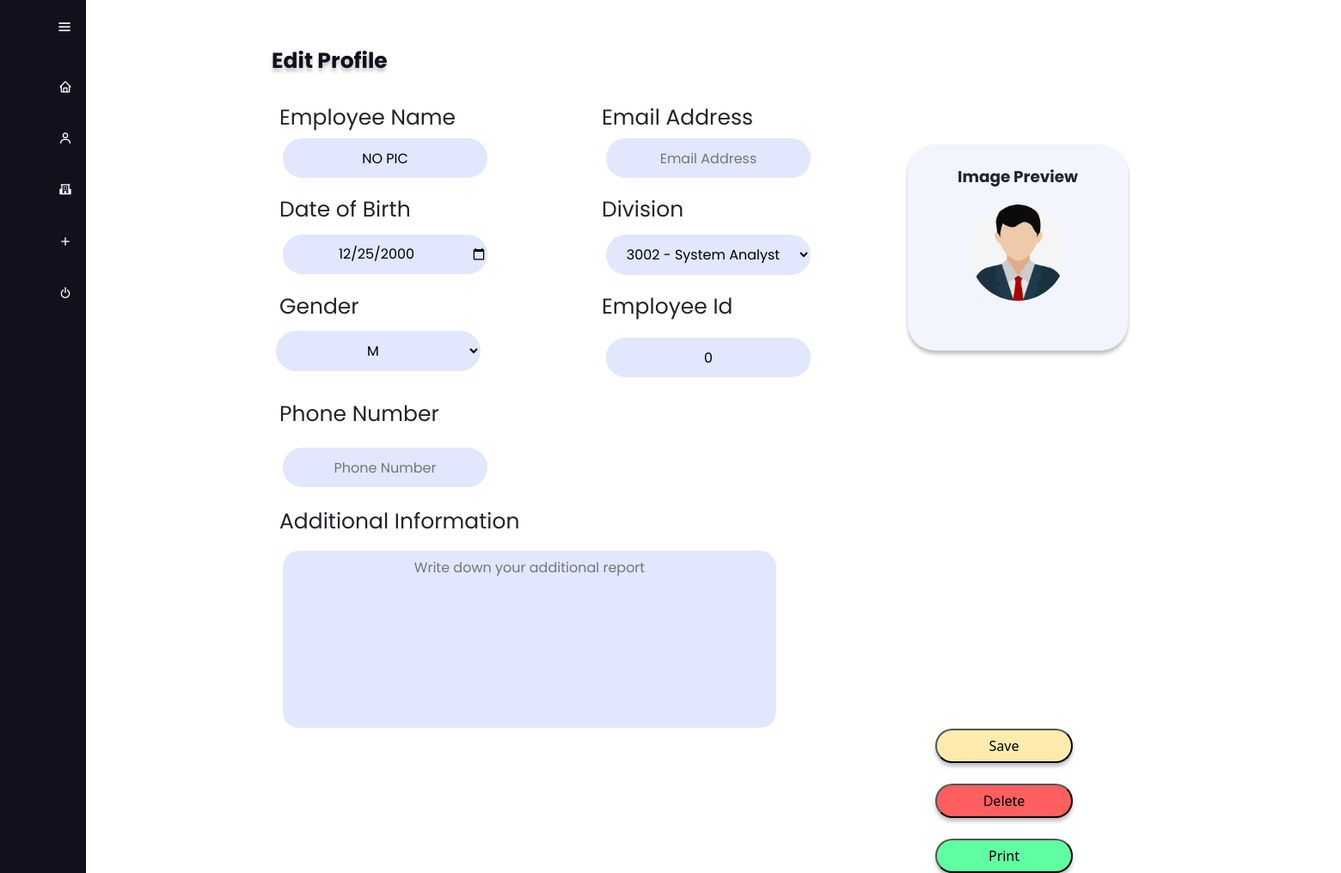
/pages/admin/edit-profile.php, run on the app's committed database.
### tables this page shows
CREATE TABLE Employee
(
    employee_id int NOT NULL,
    employee_name varchar(100) NOT NULL,
    employee_email varchar(255),
    employee_phone_no varchar(20),
    sex varchar(1) NOT NULL,
    date_of_birth date NOT NULL,
    division_id int NOT NULL,
    employee_photo varchar(255),
	additional_info text,
    PRIMARY KEY(employee_id),
    FOREIGN KEY(division_id) REFERENCES Division(division_id)
);

### pages/admin/edit-profile.php (the view, shortened to what this page needs)
<?php
include '../../modules/functions.php';
$empid = 0;
$readQuery = "SELECT * FROM employee WHERE employee_id = $empid";
$res = mysqli_query($con, $readQuery);
if(mysqli_num_rows($res) > 0) {
    $res = mysqli_fetch_assoc($res);
}
$empName = $res['employee_name'];
$empGen = $res['sex'];
$empDob = $res['date_of_birth'];
$empDiv = $res['division_id'];
$empPic = $res['employee_photo'];
$empEmail = $res['employee_email'];
$empPhone = $res['employee_phone_no'];
$additionalInfo = $res['additional_info'];
$readQuery = "SELECT division_name FROM division WHERE division_id=$empDiv";
$res = mysqli_query($con,$readQuery);
$data = mysqli_fetch_assoc($res);
$divName = $data['division_name'];
?>
<!DOCTYPE html>
<html lang="en">
<head>
    <link rel="stylesheet" href="../../assets/css/edit-profile.css">
    <link rel="stylesheet" href="../../assets/css/popup.css">
    <link href='https://unpkg.com/boxicons@2.0.9/css/boxicons.min.css' rel='stylesheet'>
    <link href="https://cdn.jsdelivr.net/npm/bootstrap@5.1.1/dist/css/bootstrap.min.css" rel="stylesheet">
</head>
<body>
    <div class="sidebar">
        <div class="logo_content">
            <i class='bx bx-menu'id="btn"></i>
        </div>
        <ul class="nav_list">
            <li>
                <a href="admin-dashboard.php">
                    <i class='bx bx-home'></i>
                </a>
            </li>
            <li>
                <a href="employee.php">
                    <i class='bx bx-user'></i>
                </a>
            </li>
            <li>
                <a href="department.php">
                    <i class='bx bxs-school'></i>
                </a>
            </li>
            <li>
                <a href="add-task.php">
                    <i class='bx bx-plus'></i>
                </a>
            </li>
            <li>
                <a href="../../modules/logout.php">
                    <i class='bx bx-power-off'></i>
                </a>
            </li>
        </ul>
    </div>
    <div class="task_content">
        <div class="text">Edit Profile</div>
    </div>
   <div class="title1">
        <form id="prof-edit" action="../../modules/profile-edit.php" method="POST" enctype="multipart/form-data" >
            <div class="text1">Employee Name</div>
            <div class="form_div">
                <?php echo"<input type='text' class='form_input' name='employee-name' placeholder=''Employee Name' value='$empName'>"; ?>
            </div>
            <div class="text2">Date of Birth</div>
            <div class="form_div1">
                <?php echo"<input type='date' class='form_input1' name='date-of-birth' placeholder='Date Of Birth' value='$empDob'>"; ?>
            </div>
            <div class="text3">Gender</div>
                <div class="form_div2">
                    <div class ="form_input2">
                        <select name="gender-list">
                            <option><?php echo $empGen; ?></option>
                        </select>
                    </div>
                </div>
            </div>
            <div class="text4">Phone Number</div>
            <div class="form_div3">
                <?php echo"<input type='text' class='form_input3' name='phone-number' placeholder='Phone Number' value='$empPhone'>"; ?>
            </div>
            <div class="text5">Email Address</div>
            <div class="form_div4">
                <?php echo"<input type='text' class='form_input4' name='email-address' placeholder='Email Address' value='$empEmail'>"; ?>
            </div>
            <div class="text6">Division</div>
            <div class="form_div5">
                <div class ="form_input5">
                    <select name="division-list">
                        <option><?php echo "$empDiv - $divName"; ?></option>
                    </select>
                </div>
            </div>
            <div class="text7">Employee Id</div>
            <div class="form_div6">
                <?php echo"<input type='text' class='form_input6' name='employee-id' placeholder='Employee Id' value='$empid' readonly>"; ?>
            </div>
            <div class="text9">Additional Information</div>
            <div class="form_div8">
                <?php echo "<textarea name='additional-report' class='form_input8' placeholder='Write down your additional report'>$additionalInfo</textarea>" ?>
            </div>
            <div class="add-employee-container">
                <div class="row">
                    <div class="col-lg-3 col-sm-12">
                        <div class="jumbotron card2">
                            <label class="preview-label">Image Preview</label>
                            <div class="image1">
                                <?php echo "<img src='../$empPic' onclick='triggerClick()' class='img-fluid rounded-circle image2' id='placeholder-image'>" ?>
                            </div>
                        </div>
                    </div>
                </div>
            </div>
            <input type="submit" class="button2" name="save-data" value="Save">
            <input type="submit" class="button3" name="delete-employee" value="Delete"/>
        <input type="submit" id="btn-print" class="button4" onclick="formRoute()" name="print" value="Print"/>
</body>
</html>

### assets/css/popup.css (style rules this page uses)
body { background: white; font-family: sans-serif; margin: 0; padding: 0; color: black; }

### data on the page
employee: employee-name "NO PIC", date-of-birth "12/25/2000", gender-list "M", division-list "3002 - System Analyst", employee_photo (picture)
